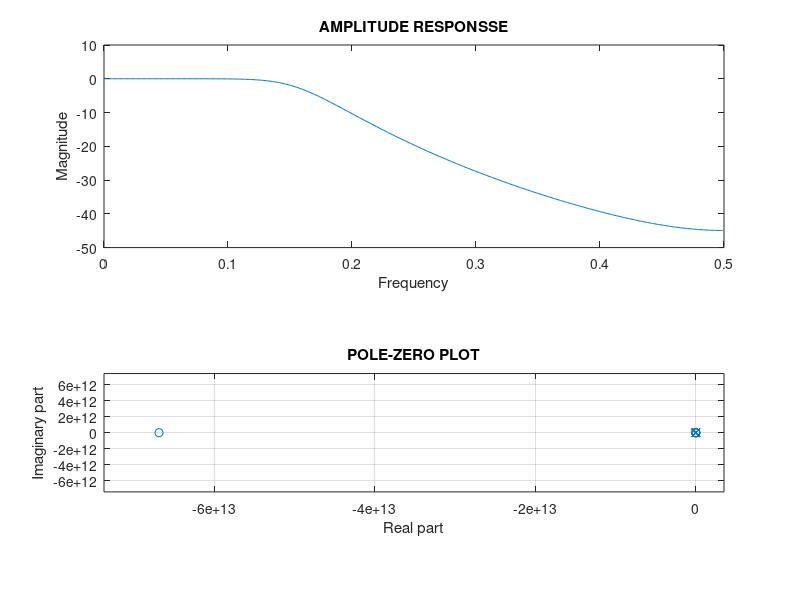

Here is the MATLAB script that generated this plot: (Note: this script raises an error after producing the figure.)
N=input('ENTER THE FILTER ORDER N = ');
fs=input('ENTER THE SAMPLING FREQUENCY fs = ');
wc=input('ENTER THE CUT-OFF FREQUENCY wc = ');

[na,da]=butter(N,wc,'s');
[n,d]=impinvar(na,da,fs);
[h,f]=freqz(n,d,512,fs);
gain=20*log10(abs(h));
subplot(2,1,1);
plot(f/fs,gain);
xlabel('Frequency');
ylabel('Magnitude');
title('AMPLITUDE RESPONSSE');
subplot(2,1,2);
zplane(n,d);
z=roots(n); 
p=roots(d);
xlabel('Real part');
ylabel('Imaginary part');
title('POLE-ZERO PLOT');
disp(tf(na,da));
fvtool(n,d);